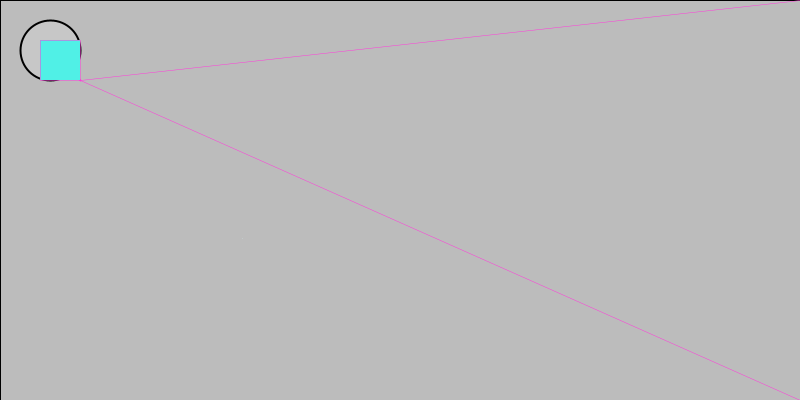
Frame 1 (no input)
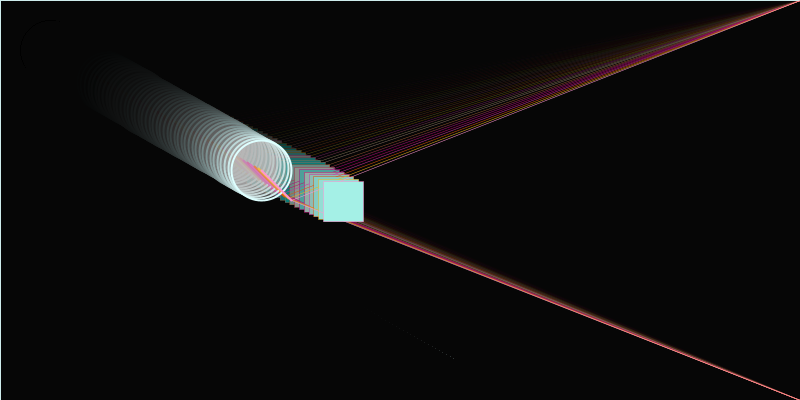
Frame 60 (the mouse pressed at the canvas centre just before this capture)
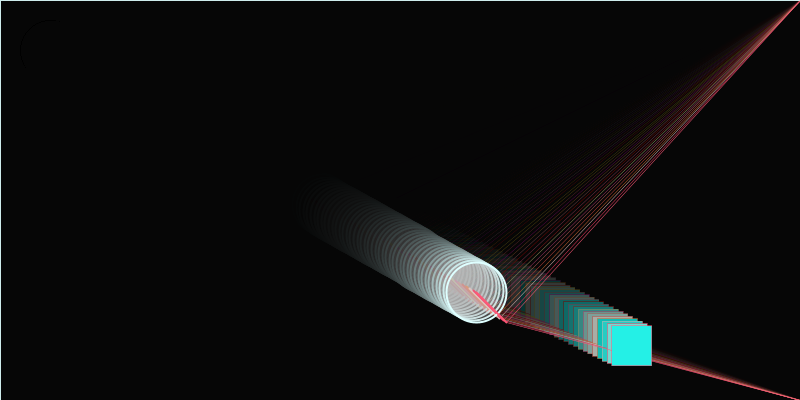
Frame 120 (the mouse held since frame 60 and released just before this capture)

The Processing sketch that drew these frames (run headless with seeded random() and noise(); from frame 60 on, the mouse is pressed at the canvas centre):

// Processing sketch: processing_71207
// ── processing_71207.pde

//HW6
//Richard May_rwmay@andrew.cmu.edu
// Copyright Pittsburgh, September 2012

/* Controls:
up increases y speed, down decreases y speed
right increases x speed, left decreases x speed
w increses square size, s decreases square size
space bar rests and stops movement
holding x spawns random buddy 
use slow movements to see circle compress when it hits the two verticle boundaries
*/

float deltax,Xpos,Ypos,Xspeed,Yspeed,varX,varY,dX,dX2,dY;
float Xpos2,Ypos2,Xspeed2,Yspeed2,wd,ht;
void setup ()
{
  
  size (800,400);
  Xspeed = random(1,5);
  Yspeed = random (1,5);
  Xpos = 50;
  Ypos =  50;
  varX = 60;
  varY = 60;
  
  Xpos2= 40;
  Ypos2= 40;
  ht= 40;
  wd= 40;
  Xspeed2 = random (1,5);
  Yspeed2 = .5*Xspeed2;
}
void draw () {
 dX = dist (Xpos,Ypos,width,Ypos);
 dX2 = dist (Xpos,Ypos,0,Ypos);
  windPrep();
  design();
  design2();
  designMoveX();
  designMoveY();
  wrappedMove();
if (Xpos<.5*width)
 {  designPhysicsLeft();
 }
if (Xpos>.5*width)
 {  designPhysicsRight();
 }
 
 }



//rotate test
//float x = 200 * sin (radians(60) );
//float y = 200 * cos (radians(60));
//pintln(sin(radians(frameCount))*100);//___x
//pintln(cos(radians(frameCount))*100);//___y
//  point (x,y);

void keyPressed() //changes direction and speed
{
  if (keyCode == UP)
  {
    Yspeed--;
    Yspeed2--;
  }
  if (keyCode == DOWN)
  {
    Yspeed++;
    Yspeed2++;
  }
  
  if (keyCode == RIGHT)
  {
    Xspeed++;
    Xspeed2++;
  }
  if (keyCode == LEFT)
  {
    Xspeed--;
    Xspeed2--;
  }
  if (key == ' ') {
    Xspeed = 0;
    Yspeed = 0;
    Xspeed2 = 0;
    Yspeed2 = 0;
    Xpos =50;
    Ypos =50;
    Xpos2 =40;
    Ypos2 =40; 
    ht = 40;
    wd = 40;
    }
    if (key == 'w')
    {
      wd++;
      ht++;
    }
    if (key == 's')
    {
      wd--;
      ht--;
    }
    if (key == 'x')
    {
      fill (random (0,255),random (0,255),random (0,255),random (0,220));
      ellipse (Xpos-30,Ypos-60 ,varX+random(0,30),varY+random(0,40));
    }
}







void wrappedMove()
{
 if (Xpos2> 0-80)
 {
   Xpos2=Xpos2 + Xspeed2;
  }
  if (Xpos2 > width+20)
{
  Xpos2 = 0 -30;
  Ypos2 = 0-30;
}
if (Ypos2 > 0-50)
{
 Ypos2 = Ypos2 + Yspeed2;
 
}
}
void designPhysicsLeft() {
   
  //left hits
 if (dX == width - varX/2)
  {
     varX =50;
     varY = 70;
  }

 if (varX == 50 && dX < (width*.97) - varX/2)
  //ball condenses when hits wall
 {
    varX = 60;
    varY = 60; 
 } 
}



void designPhysicsRight(){
  
  //right hits
 if (dX2 == width - varX/2)
  {
     varX =50;
     varY = 70;
  }
  if (varX == 50 && dX2 < (width*.9) - varX/2)
  //ball condenses when hits wall
 {
    varX = 60;
    varY = 60; 
 } 
 
}



void designMoveX() {
if (Xpos > 0 + varX);
 {
   Xpos = Xpos + Xspeed;
 }
if (Xpos > width - varX/2)
{
  Xspeed = -Xspeed;
  //Xpos = -Xpos;
}
if (Xpos < 0 + varX/2)
{
  Xspeed = -Xspeed;
}
//buddy
stroke(222,255,255);
point(Xpos+(2*PI*(.5*varX)),Ypos+ (2*PI*(.5*varY)));

}



void designMoveY(){
  if (Ypos > 0 + varY);
  {Ypos=Ypos + Yspeed;
  }
  if (Ypos>height - varX/2)
  {
    Yspeed = -Yspeed;
  }
  if (Ypos < 0 + varY/2)
  {
    Yspeed = -Yspeed;
  }
}
 
 void design2()
 {
   fill (random ( 0,255), 240, 230);
   rect (Xpos2,Ypos2,wd,ht);
 }

void design ()
{
  strokeWeight(2);
  fill (255,255,255,40);
  ellipse (Xpos,Ypos,varX,varY);
  stroke(255,random (0,255), random (0,255));
  line (Xpos,Ypos,Xpos+(.5*varX),Ypos+(.5*varY));
  strokeWeight(.5);
  line (Xpos+(.5*varX),Ypos+(.5*varY),width,height);
  line (Xpos+(.5*varX),Ypos+(.5*varY),width,0);
  
}
void windPrep ()
{
  smooth ();
  fill (0, 20);
  rect (0,0,width, height);
}
